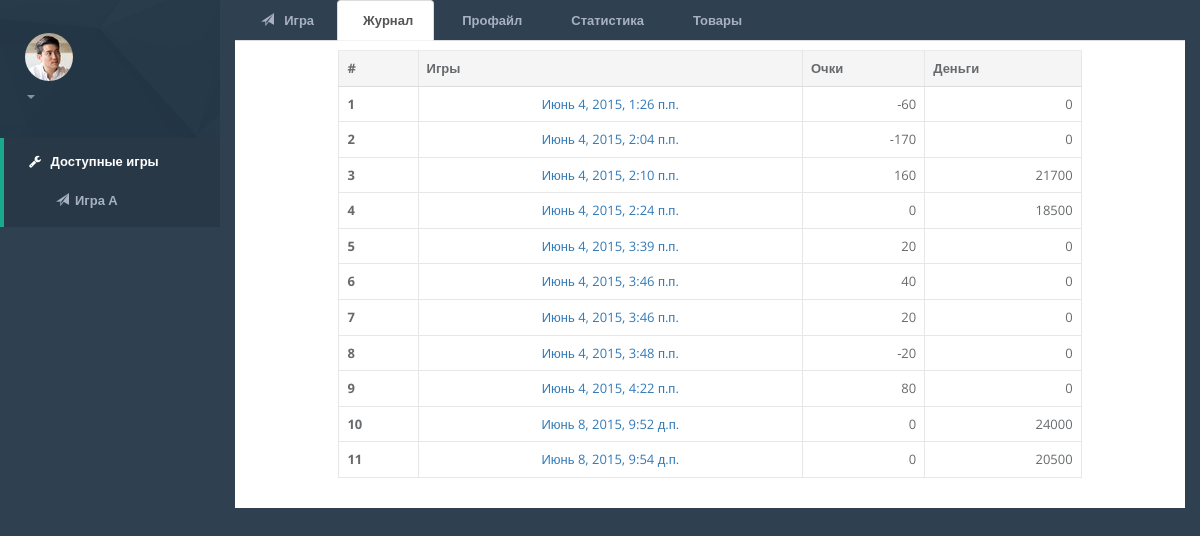
The app's page /tree/history/ (signed in), older data.
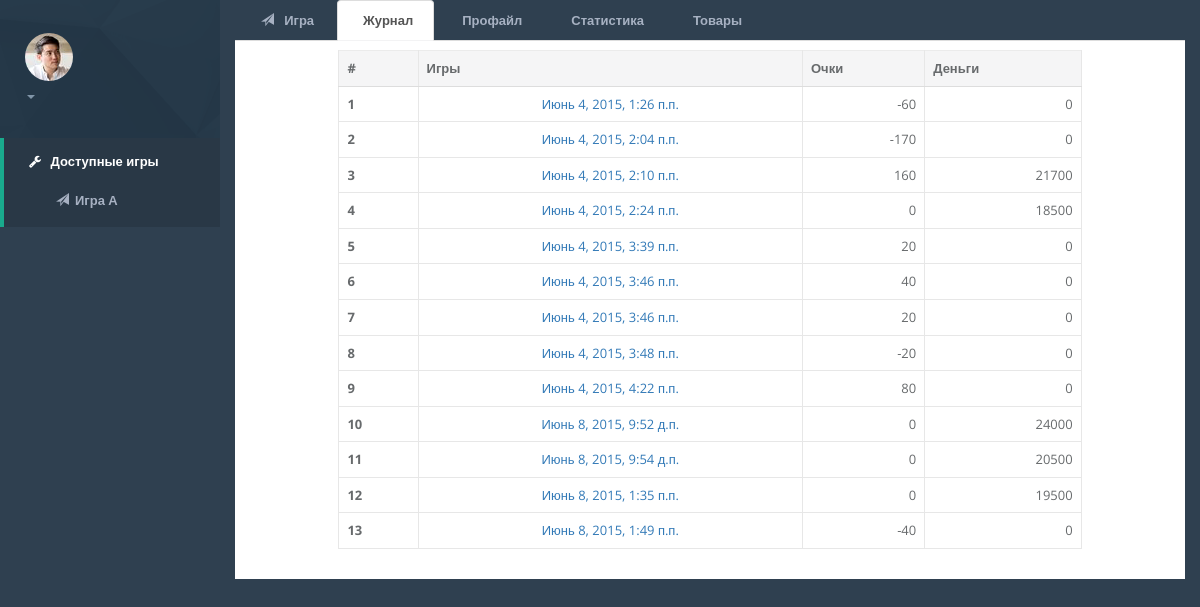
The same page, newer data.
### tree/models.py (models this page shows, shortened)
class User_rezult(models.Model):
    user_output = models.ForeignKey(User)
    question_output = models.CharField(max_length=200)
    answer_output = models.ForeignKey(Answer,blank = True,null = True)
    type_quest = models.CharField(max_length=200)
    point = models.IntegerField(default=0)
    money = models.IntegerField(default=0)
    session_output = models.CharField(max_length=36)
    date_create = models.DateTimeField(auto_now=True)
    best_choise = models.CharField(max_length=150)

### tree/views.py (the view)
def history(request):
    context = {}
    context = for_history(request, context)
    context = make_game(context,'act_history')
    return render(request, 'tree/history_1.html', context)

### tree/views.py (called while the page is built)
def make_game(context,active_tab):
    context["act_game"] = ''
    context["act_history"] = ''
    context["act_profile"] = ''
    context["act_statistic"] = ''
    context["act_prod"] = ''
    context[active_tab] = 'active'
    return context

def for_history(request, context):
    dict_sesions = {}
    list_sesions = []
    result = User_rezult.objects.filter(user_output=request.user)
    for i in result:
        dict_sesions[i.session_output] = i.date_create
    for key_d in dict_sesions:
        result_ses = User_rezult.objects.filter(session_output=key_d)
        sum_point = result_ses.aggregate(point = Sum("point"),money = Sum('money'))
        list_sesions.append(
            {'session_output': key_d, 'date_create': dict_sesions[key_d], "point":sum_point['point'],
            'money':sum_point['money'] })
    context["list_sesions"] = list_sesions
    context['count'] = 0
    return context

### tree/templates/tree/history_1.html
{% extends "gameplace.html" %}
{% block game %}
	<div style = "padding: 1%;" >
    <table class="table table-bordered table-bg table-width">
      <thead>
        <tr>
          <th>#</th>
          <th>Игры</th>
          <th>Очки</th>
          <th>Деньги</th>
        </tr>
      </thead>
      <tbody>
      {% for el_sesion in list_sesions %}
		    <tr>
          <th scope="row" >{{ forloop.counter }}</th>
            <td style="text-align:center;"><a href="/tree/session/{{ el_sesion.session_output }}/">{{el_sesion.date_create }}</a> </td>
            <td style="text-align:right;">  {{ el_sesion.point }}  </td>
            <td style="text-align:right;">  {{ el_sesion.money }}  </td>
        </tr>
	  {%endfor%}
      </tbody>
    </table>
  </div>
{% endblock %}

### templates/gameplace.html (shortened to what this page needs)
{% extends "base.html" %}
{% load staticfiles %}
{% block partleft %}
	{% include 'part_left.html' %}
{% endblock %}
{% block partmiddle %}
	<div >
	    <ul class="nav nav-tabs">
	      	<li role="presentation" class="{{act_game }}"><a href="/tree" ><span class="glyphicon glyphicon-send" ></span> &nbsp Игра</a></li>
        	<li role="presentation" class="{{act_history }}"><a href="/tree/history">Журнал</a></li>
        	<li role="presentation" class="{{act_profile }}"><a href="/tree/profile" >Профайл</a></li>
	      	<li role="presentation" class="{{act_statistic }}"><a href="/tree/statistic"  >Статистика</a></li>
	      	<li role="presentation" class="{{act_prod }}"><a href="/tree/part_prod"  >Товары</a></li>
	    </ul>
	    <div class = "backg">
			{% block game %}{% endblock %}
	    </div>
	</div>
{% endblock %}

### templates/base.html (shortened to what this page needs)
<!DOCTYPE html PUBLIC "-//W3C//DTD XHTML 1.0 Strict//EN" "http://www.w3.org/TR/xhtml1/DTD/xhtml1-strict.dtd">
{% block html_declare %}
<html xmlns="http://www.w3.org/1999/xhtml">
{% endblock %}
	<head>
		{% load staticfiles %}
		<link href="{% static "css/bootstrap.css" %}" rel="stylesheet">
	    <link href="{% static "font-awesome/css/font-awesome.css" %}" rel="stylesheet">
		<link href="{% static "css/animate.css" %}" rel="stylesheet">
	    <link href="{% static "css/style.min.css" %}" rel="stylesheet">
	    <link href="{% static "css/project.css" %}" rel="stylesheet">
	</head>
	<body class="pace-done fixed-nav">
		<div >
			<nav class="navbar-default navbar-static-side" role="navigation">
		        <div class="sidebar-collapse">
					{% block partleft %}
					{% endblock %}
			    </div>
			</nav>
			<div id="page-wrapper">
				{% block partmiddle %}
				{% endblock %}
			</div>
		</div>
	</body>
</html>

### templates/part_left.html (shortened to what this page needs)
<ul class="nav" id="side-menu">
	<li class="nav-header">
		<div class="dropdown profile-element">
			<span><a href="index.html"><img alt="image" class="img-circle" src="/static/img/profile_small.jpg" /></a></span>
			<a data-toggle="dropdown" class="dropdown-toggle" href="#">
				<span class="clear">
					<span class="text-muted text-xs block">
						<b class="caret"></b>
					</span>
				</span>
			</a>
		</div>
	</li>
	<li class="active">
		<a href="index.html"><i class="fa fa-wrench"></i> <span class="nav-label">Доступные игры</span> </a>
		<ul class="nav nav-second-level">
			<li><a href="/tree"><i class="glyphicon glyphicon-send"></i>Игра А</a></li>
		</ul>
	</li>
</ul>

### static/css/project.css (style rules this page uses)
.table-width { width: 80%; margin-left: 10% ; }
td { text-align: left; }
.backg { background-color: #fff; border-left: 1px solid #fff; border-right: 1px solid #fff; border-bottom: 1px solid #fff; }
.nav-tabs>li.active>a, .nav-tabs>li.active>a:focus, .nav-tabs>li.active>a:hover { -moz-border-bottom-colors: none; -moz-border-left-colors: none; -moz-border-right-colors: none; -moz-border-top-colors: none; background: 0 0; border-color: #ddd #ddd transparent; border-bottom: #f3f3f4; border-image: none; border-style: solid; border-width: 1px; background-color:#fff; cursor: default; }

Row changes from the older to the newer data that the page shows:
added User_rezult: date_create "Июнь 8, 2015, 1:35 п.п."
added User_rezult: date_create "Июнь 8, 2015, 1:49 п.п."
Text that changed along with them:
new list line: "12 0 19500"
new list line: "13 -40 0"
